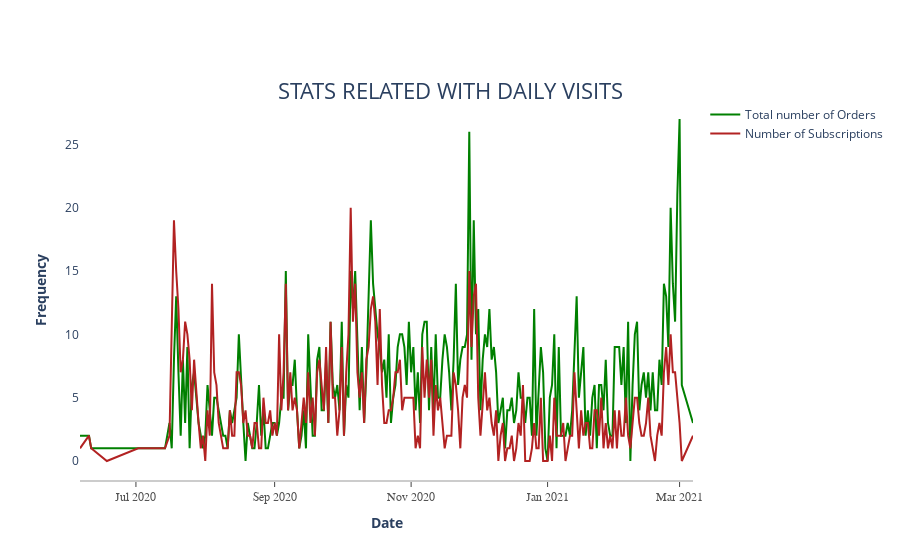

This figure's notebook cell:
### Code cell
# Figure 6

# Orders and Subscriptions 

visits_trend_fig1 = go.Figure()


visits_trend_fig1.add_trace(go.Scatter(x=visits_trend.index , y=visits_trend.nbr_orders, 
                        mode='lines', name='Total number of Orders', 
                        line=dict(color='green', width=2)))

visits_trend_fig1.add_trace(go.Scatter(x=visits_trend.index , y=visits_trend.subscribed, 
                        mode='lines', name='Number of Subscriptions',
                        line=dict(color='firebrick', width=2)))



visits_trend_fig1.update_layout( title='STATS RELATED WITH DAILY VISITS', xaxis_title='<b> Date </b>', yaxis_title='<b> Frequency </b>' , 
                         title_font={'size':22}, title_x=0.5 , title_y = 0.85,
                         xaxis=dict(showline=True, showgrid=False, showticklabels=True, linecolor='rgb(204, 204, 204)', 
                                    linewidth=2, ticks='outside', tickfont=dict( family='Arial', size=12, 
                                                                                color='rgb(82, 82, 82)')),
                         autosize=True, margin=dict(autoexpand=True), showlegend=True, plot_bgcolor='white')


visits_trend_fig1.show()

### Figure 1 — Plotly figure (JSON) as saved in the notebook; plotly's stock layout.template omitted (floating-point values rounded to 4 significant figures; data arrays with more than 128 entries replaced by an {"elided": "..."} marker saying what was removed)
{"data": [{"name": "Total number of Orders", "mode": "lines", "y": {"elided": "238 int values"}, "x": {"elided": "238 str values"}, "line": {"color": "green", "width": 2}, "type": "scatter"}, {"name": "Number of Subscriptions", "mode": "lines", "y": {"elided": "238 int values"}, "x": {"elided": "238 str values"}, "line": {"color": "firebrick", "width": 2}, "type": "scatter"}], "layout": {"autosize": true, "xaxis": {"tickfont": {"color": "rgb(82, 82, 82)", "family": "Arial", "size": 12}, "showticklabels": true, "title": {"text": "<b> Date </b>"}, "ticks": "outside", "showgrid": false, "linecolor": "rgb(204, 204, 204)", "showline": true, "linewidth": 2}, "title": {"y": 0.85, "text": "STATS RELATED WITH DAILY VISITS", "font": {"size": 22}, "x": 0.5}, "plot_bgcolor": "white", "yaxis": {"title": {"text": "<b> Frequency </b>"}}, "showlegend": true, "margin": {"autoexpand": true}}}
